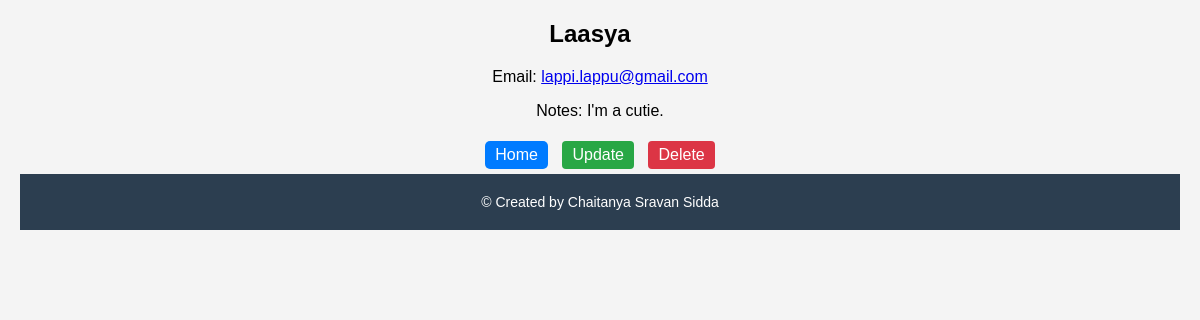
Screenshot of /contact/18/ with the database file from the repository.
### contacts/models.py (models this page shows, shortened)
class Contact(models.Model):
    Name = models.CharField(max_length=100, unique=True)  # Ensure name is unique
    Email = models.EmailField(unique=True)  # Ensure email is unique
    Notes = models.TextField()
    created_time = models.DateTimeField(default=timezone.now)

### contacts/views.py (the view)
# urls.py: path('contact/<int:pk>/', views.ContactDetailView.as_view(), name='contact_detail'),
class ContactDetailView(DetailView):
    model = Contact
    template_name = 'contacts/contact_detail.html'

### contacts/templates/contacts/contact_detail.html
<head>
  {% load static %}
  <link rel="stylesheet" href="{% static 'contacts/styles.css' %}">
</head>
<body>
  <h2 class="contact-Name">{{ contact.Name }}</h2>
  {% if contact.Email %}
      <p>Email: <a href="mailto:{{ contact.Email }}">{{ contact.Email }}</a></p>
  {% else %}
      <p>Email not provided</p>
  {% endif %}
  {% if contact.Notes %}
      <p>Notes: {{ contact.Notes }}</p>
  {% else %}
      <p>No additional notes</p>
  {% endif %}
  <a href="{% url 'contact_list' %}" class="button">Home</a>
  <a href="{% url 'contact_update' contact.id %}" class="button updates">Update</a>
  <a href="{% url 'contact_delete' contact.id %}" class="button deletes">Delete</a>
  <footer>
    <div class="footer-container">
        <p>&#169; Created by Chaitanya Sravan Sidda</p>
    </div>
</footer>
</body>

### contacts/static/contacts/styles.css (style rules this page uses)
body { font-family: Arial, sans-serif; background-color: #f4f4f4; text-align: center; margin: 0; padding: 20px; }
footer { background-color: #2c3e50; color: #fff; text-align: center; padding: 20px 0; font-size: 14px; }
.footer-container { max-width: 1160px; margin: auto; padding: 0 15px; }
.footer-container p { margin: 0; }
.button { display: inline-block; padding: 5px 10px; margin: 5px; background-color: #007bff; color: white; text-decoration: none; border-radius: 5px; text-align: center; transition: background-color 0.3s; }
.button.updates { background-color: #28a745; color: white; padding: 5px 10px; border: none; border-radius: 4px; cursor: pointer; text-decoration: none; display: inline-block; margin: 5px; transition: background-color 0.3s; }
.button.deletes { background-color: #dc3545; color: white; padding: 5px 10px; border: none; border-radius: 4px; cursor: pointer; text-decoration: none; display: inline-block; margin: 5px; transition: background-color 0.3s; }
.contact-name, .contact-email, .contact-created { margin-right: 20px; }

### rows the page displays
Contact: Name "Laasya", Email "lappi.lappu@gmail.com", Notes "I'm a cutie."
